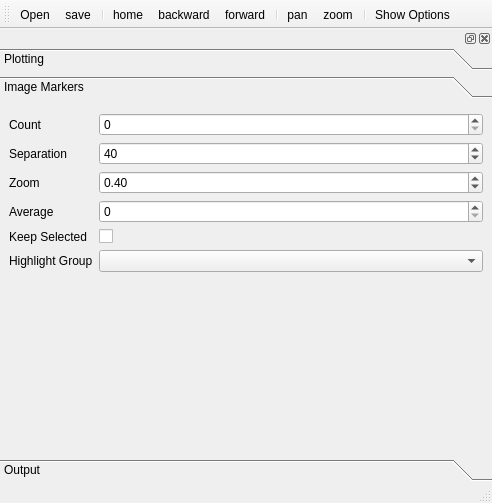
<?xml version="1.0" encoding="UTF-8"?>
<ui version="4.0">
 <class>MainWindow</class>
 <widget class="QMainWindow" name="MainWindow">
  <property name="geometry">
   <rect>
    <x>0</x>
    <y>0</y>
    <width>492</width>
    <height>503</height>
   </rect>
  </property>
  <property name="windowTitle">
   <string>MainWindow</string>
  </property>
  <widget class="QWidget" name="centralwidget">
   <layout class="QHBoxLayout" name="horizontalLayout_2">
    <property name="margin">
     <number>0</number>
    </property>
    <item>
     <layout class="QHBoxLayout" name="centralHLayout">
      <item>
       <widget class="QDockWidget" name="dockWidget">
        <property name="features">
         <set>QDockWidget::AllDockWidgetFeatures</set>
        </property>
        <property name="allowedAreas">
         <set>Qt::LeftDockWidgetArea|Qt::RightDockWidgetArea</set>
        </property>
        <widget class="QWidget" name="dockWidgetContents">
         <layout class="QHBoxLayout" name="horizontalLayout">
          <property name="margin">
           <number>0</number>
          </property>
          <item>
           <widget class="QToolBox" name="toolBox">
            <property name="currentIndex">
             <number>1</number>
            </property>
            <widget class="QWidget" name="page">
             <property name="geometry">
              <rect>
               <x>0</x>
               <y>0</y>
               <width>475</width>
               <height>333</height>
              </rect>
             </property>
             <attribute name="label">
              <string>Plotting</string>
             </attribute>
             <layout class="QHBoxLayout" name="horizontalLayout_3">
              <property name="margin">
               <number>0</number>
              </property>
              <item>
               <widget class="QGroupBox" name="groupBox">
                <property name="title">
                 <string/>
                </property>
                <layout class="QFormLayout" name="formLayout_2">
                 <property name="fieldGrowthPolicy">
                  <enum>QFormLayout::FieldsStayAtSizeHint</enum>
                 </property>
                 <property name="margin">
                  <number>3</number>
                 </property>
                 <item row="0" column="0">
                  <widget class="QLabel" name="label">
                   <property name="text">
                    <string>x</string>
                   </property>
                  </widget>
                 </item>
                 <item row="0" column="1">
                  <widget class="QComboBox" name="xComboBox"/>
                 </item>
                 <item row="1" column="0">
                  <widget class="QLabel" name="label_2">
                   <property name="text">
                    <string>y</string>
                   </property>
                  </widget>
                 </item>
                 <item row="1" column="1">
                  <widget class="QComboBox" name="yComboBox"/>
                 </item>
                 <item row="2" column="0">
                  <widget class="QLabel" name="label_6">
                   <property name="text">
                    <string>Color</string>
                   </property>
                  </widget>
                 </item>
                 <item row="2" column="1">
                  <widget class="QComboBox" name="colorComboBox"/>
                 </item>
                 <item row="3" column="0">
                  <widget class="QLabel" name="label_7">
                   <property name="text">
                    <string>Subset</string>
                   </property>
                  </widget>
                 </item>
                 <item row="3" column="1">
                  <widget class="QComboBox" name="subsetComboBox"/>
                 </item>
                 <item row="4" column="1">
                  <widget class="QWidget" name="widget" native="true">
                   <property name="sizePolicy">
                    <sizepolicy hsizetype="Preferred" vsizetype="Preferred">
                     <horstretch>0</horstretch>
                     <verstretch>0</verstretch>
                    </sizepolicy>
                   </property>
                   <property name="minimumSize">
                    <size>
                     <width>0</width>
                     <height>0</height>
                    </size>
                   </property>
                   <layout class="QGridLayout" name="gridLayout">
                    <item row="0" column="0">
                     <widget class="QPushButton" name="updatePushButton">
                      <property name="text">
                       <string>Update</string>
                      </property>
                     </widget>
                    </item>
                    <item row="1" column="0">
                     <widget class="QPushButton" name="selectAllPushButton">
                      <property name="text">
                       <string>SelectAll</string>
                      </property>
                     </widget>
                    </item>
                    <item row="2" column="0">
                     <widget class="QPushButton" name="unselectAllPushButton">
                      <property name="text">
                       <string>UnselectAll</string>
                      </property>
                     </widget>
                    </item>
                   </layout>
                  </widget>
                 </item>
                 <item row="5" column="1">
                  <widget class="QListView" name="subsetListView"/>
                 </item>
                </layout>
               </widget>
              </item>
             </layout>
            </widget>
            <widget class="QWidget" name="imageGroupBox">
             <property name="geometry">
              <rect>
               <x>0</x>
               <y>0</y>
               <width>490</width>
               <height>286</height>
              </rect>
             </property>
             <attribute name="label">
              <string>Image Markers</string>
             </attribute>
             <layout class="QFormLayout" name="formLayout">
              <item row="0" column="0">
               <widget class="QLabel" name="label_3">
                <property name="text">
                 <string>Count</string>
                </property>
               </widget>
              </item>
              <item row="0" column="1">
               <widget class="QSpinBox" name="imageCountSpinBox"/>
              </item>
              <item row="1" column="0">
               <widget class="QLabel" name="label_5">
                <property name="text">
                 <string>Separation</string>
                </property>
               </widget>
              </item>
              <item row="1" column="1">
               <widget class="QSpinBox" name="imageSepSpinBox">
                <property name="minimum">
                 <number>1</number>
                </property>
                <property name="maximum">
                 <number>1000</number>
                </property>
                <property name="singleStep">
                 <number>1</number>
                </property>
                <property name="value">
                 <number>40</number>
                </property>
               </widget>
              </item>
              <item row="2" column="0">
               <widget class="QLabel" name="label_8">
                <property name="text">
                 <string>Zoom</string>
                </property>
               </widget>
              </item>
              <item row="2" column="1">
               <widget class="QDoubleSpinBox" name="imageZoomDoubleSpinBox">
                <property name="minimum">
                 <double>0.000000000000000</double>
                </property>
                <property name="maximum">
                 <double>10.000000000000000</double>
                </property>
                <property name="singleStep">
                 <double>0.100000000000000</double>
                </property>
                <property name="value">
                 <double>0.400000000000000</double>
                </property>
               </widget>
              </item>
              <item row="3" column="0">
               <widget class="QLabel" name="label_4">
                <property name="text">
                 <string>Average</string>
                </property>
               </widget>
              </item>
              <item row="3" column="1">
               <widget class="QSpinBox" name="averageCountSpinBox"/>
              </item>
              <item row="4" column="0">
               <widget class="QLabel" name="label_9">
                <property name="text">
                 <string>Keep Selected</string>
                </property>
               </widget>
              </item>
              <item row="4" column="1">
               <widget class="QCheckBox" name="keepSelectedCheckBox">
                <property name="text">
                 <string/>
                </property>
               </widget>
              </item>
              <item row="5" column="1">
               <widget class="QComboBox" name="selectGroupComboBox"/>
              </item>
              <item row="5" column="0">
               <widget class="QLabel" name="label_11">
                <property name="text">
                 <string>Highlight Group</string>
                </property>
               </widget>
              </item>
             </layout>
            </widget>
            <widget class="QWidget" name="page_3">
             <property name="geometry">
              <rect>
               <x>0</x>
               <y>0</y>
               <width>490</width>
               <height>286</height>
              </rect>
             </property>
             <attribute name="label">
              <string>Output</string>
             </attribute>
             <layout class="QFormLayout" name="formLayout_3">
              <item row="0" column="0">
               <widget class="QLabel" name="label_10">
                <property name="text">
                 <string>Dots Per Inch</string>
                </property>
               </widget>
              </item>
              <item row="0" column="1">
               <widget class="QSpinBox" name="dpiSpinBox">
                <property name="minimum">
                 <number>72</number>
                </property>
                <property name="maximum">
                 <number>10000</number>
                </property>
                <property name="value">
                 <number>100</number>
                </property>
               </widget>
              </item>
             </layout>
            </widget>
           </widget>
          </item>
         </layout>
        </widget>
       </widget>
      </item>
     </layout>
    </item>
   </layout>
  </widget>
  <widget class="QMenuBar" name="menubar">
   <property name="geometry">
    <rect>
     <x>0</x>
     <y>0</y>
     <width>492</width>
     <height>22</height>
    </rect>
   </property>
  </widget>
  <widget class="QStatusBar" name="statusbar"/>
  <widget class="QToolBar" name="toolBar">
   <property name="windowTitle">
    <string>toolBar</string>
   </property>
   <attribute name="toolBarArea">
    <enum>TopToolBarArea</enum>
   </attribute>
   <attribute name="toolBarBreak">
    <bool>false</bool>
   </attribute>
   <addaction name="actionOpen"/>
   <addaction name="actionSave"/>
   <addaction name="separator"/>
   <addaction name="actionHome"/>
   <addaction name="actionBackward"/>
   <addaction name="actionForward"/>
   <addaction name="separator"/>
   <addaction name="actionPan"/>
   <addaction name="actionZoom"/>
   <addaction name="separator"/>
   <addaction name="actionShow_Options"/>
  </widget>
  <action name="actionOpen">
   <property name="icon">
    <iconset resource="../../icons/icons.qrc">
     <normaloff>:/mini/mini/folder.png</normaloff>:/mini/mini/folder.png</iconset>
   </property>
   <property name="text">
    <string>Open</string>
   </property>
   <property name="toolTip">
    <string>Open a file to plot or a stack of images to display</string>
   </property>
   <property name="shortcut">
    <string>Meta+O</string>
   </property>
  </action>
  <action name="actionPan">
   <property name="checkable">
    <bool>true</bool>
   </property>
   <property name="icon">
    <iconset resource="../../icons/icons.qrc">
     <normaloff>:/mini/mini/arrow_out.png</normaloff>:/mini/mini/arrow_out.png</iconset>
   </property>
   <property name="text">
    <string>pan</string>
   </property>
   <property name="toolTip">
    <string>Move the data in the plot</string>
   </property>
  </action>
  <action name="actionHome">
   <property name="icon">
    <iconset resource="../../icons/icons.qrc">
     <normaloff>:/mini/mini/house.png</normaloff>:/mini/mini/house.png</iconset>
   </property>
   <property name="text">
    <string>home</string>
   </property>
   <property name="toolTip">
    <string>Reset the view</string>
   </property>
  </action>
  <action name="actionZoom">
   <property name="checkable">
    <bool>true</bool>
   </property>
   <property name="icon">
    <iconset resource="../../icons/icons.qrc">
     <normaloff>:/mini/mini/zoom_out.png</normaloff>:/mini/mini/zoom_out.png</iconset>
   </property>
   <property name="text">
    <string>zoom</string>
   </property>
   <property name="toolTip">
    <string>Use the cursor to zoom in on an area of the plot</string>
   </property>
  </action>
  <action name="actionForward">
   <property name="icon">
    <iconset resource="../../icons/icons.qrc">
     <normaloff>:/mini/mini/resultset_next.png</normaloff>:/mini/mini/resultset_next.png</iconset>
   </property>
   <property name="text">
    <string>forward</string>
   </property>
   <property name="toolTip">
    <string>Step forward in action history</string>
   </property>
  </action>
  <action name="actionBackward">
   <property name="icon">
    <iconset resource="../../icons/icons.qrc">
     <normaloff>:/mini/mini/resultset_previous.png</normaloff>:/mini/mini/resultset_previous.png</iconset>
   </property>
   <property name="text">
    <string>backward</string>
   </property>
   <property name="toolTip">
    <string>Step backward in action history</string>
   </property>
  </action>
  <action name="actionSave">
   <property name="icon">
    <iconset resource="../../icons/icons.qrc">
     <normaloff>:/mini/mini/disk.png</normaloff>:/mini/mini/disk.png</iconset>
   </property>
   <property name="text">
    <string>save</string>
   </property>
   <property name="toolTip">
    <string>Save the current plot</string>
   </property>
  </action>
  <action name="actionShow_Options">
   <property name="icon">
    <iconset resource="../../icons/icons.qrc">
     <normaloff>:/mini/mini/database_table.png</normaloff>:/mini/mini/database_table.png</iconset>
   </property>
   <property name="text">
    <string>Show Options</string>
   </property>
   <property name="toolTip">
    <string>Display dialog to configure plot options</string>
   </property>
  </action>
  <action name="actionHide_Controls">
   <property name="checkable">
    <bool>true</bool>
   </property>
   <property name="icon">
    <iconset resource="../../icons/icons.qrc">
     <normaloff>:/mini/mini/application_side_list.png</normaloff>:/mini/mini/application_side_list.png</iconset>
   </property>
   <property name="text">
    <string>Hide Controls</string>
   </property>
   <property name="toolTip">
    <string>Hide the controls</string>
   </property>
  </action>
 </widget>
 <resources>
  <include location="../../icons/icons.qrc"/>
 </resources>
 <connections/>
</ui>
